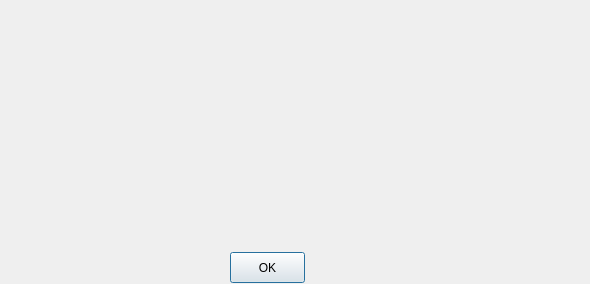
<?xml version="1.0" encoding="UTF-8"?>
<ui version="4.0">
 <class>About_Program</class>
 <widget class="QDialog" name="About_Program">
  <property name="geometry">
   <rect>
    <x>0</x>
    <y>0</y>
    <width>590</width>
    <height>284</height>
   </rect>
  </property>
  <property name="windowTitle">
   <string>about program</string>
  </property>
  <property name="windowIcon">
   <iconset>
    <normaloff>logo.jpg</normaloff>logo.jpg</iconset>
  </property>
  <widget class="QLabel" name="label_2">
   <property name="geometry">
    <rect>
     <x>220</x>
     <y>10</y>
     <width>421</width>
     <height>221</height>
    </rect>
   </property>
   <property name="text">
    <string/>
   </property>
  </widget>
  <widget class="QLabel" name="label">
   <property name="geometry">
    <rect>
     <x>0</x>
     <y>30</y>
     <width>301</width>
     <height>171</height>
    </rect>
   </property>
   <property name="text">
    <string/>
   </property>
  </widget>
  <widget class="QPushButton" name="pushButton">
   <property name="geometry">
    <rect>
     <x>230</x>
     <y>252</y>
     <width>75</width>
     <height>31</height>
    </rect>
   </property>
   <property name="text">
    <string>OK</string>
   </property>
  </widget>
 </widget>
 <resources/>
 <connections/>
</ui>
